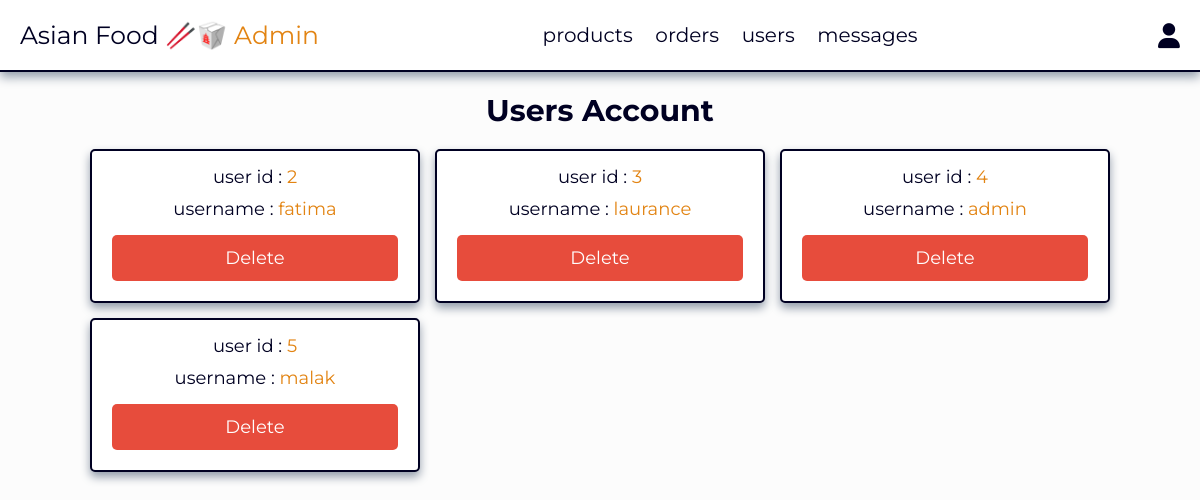
/admin/users_accounts.php (signed in), run on the app's committed database.
### tables this page shows
CREATE TABLE `users` (
  `id` int(100) NOT NULL,
  `name` varchar(20) NOT NULL,
  `email` varchar(50) NOT NULL,
  `number` varchar(10) NOT NULL,
  `password` varchar(50) NOT NULL,
  `address` varchar(500) NOT NULL
);

### admin/users_accounts.php (the view, shortened to what this page needs)
<?php
include '../components/connect.php';
?>
<!DOCTYPE html>
<html lang="en">
<head>
   <link rel="stylesheet" href="https://cdnjs.cloudflare.com/ajax/libs/font-awesome/6.1.1/css/all.min.css">
   <link rel="stylesheet" href="../css/admin_style.css">
</head>
<body>
<?php include '../components/admin_header.php' ?>
<section class="accounts">
   <h1 class="heading">users account</h1>
   <div class="box-container">
   <?php
      $select_account = $conn->prepare("SELECT * FROM `users`");
      $select_account->execute();
      if($select_account->rowCount() > 0){
         while($fetch_accounts = $select_account->fetch(PDO::FETCH_ASSOC)){
   ?>
   <div class="box">
      <p> user id : <span><?= $fetch_accounts['id']; ?></span> </p>
      <p> username : <span><?= $fetch_accounts['name']; ?></span> </p>
      <a href="users_accounts.php?delete=<?= $fetch_accounts['id']; ?>" class="delete-btn" onclick="return confirm('delete this account?');">delete</a>
   </div>
   <?php
      }
   }else{
      echo '<p class="empty">no accounts available</p>';
   }
   ?>
   </div>
</section>
</body>
</html>

### css/admin_style.css (style rules this page uses)
:root { --main-color:#e28413; --red:#e74c3c; --orange:#f39c12; --black:#000022; --white:#fff; --light-bg:rgba(252, 252, 252, 0.781); --light-color: #000022; --border:.2rem solid var(--black); --box-shadow:0 .5rem 1rem rgb(146, 156, 170); }
* { font-family: 'Montserrat', sans-serif; margin:0; padding:0; box-sizing: border-box; text-decoration: none; outline: none; border:none; }
html { font-size: 62.5%; overflow-x: hidden; }
body { background-color: var(--light-bg); }
section { max-width: 1200px; margin:0 auto; padding:2rem; }
.btn, .delete-btn, .option-btn { display: block; margin-top: 1rem; border-radius: .5rem; cursor: pointer; width: 100%; font-size: 1.8rem; color:var(--white); padding:1.2rem 3rem; text-transform: capitalize; text-align: center; }
.delete-btn { background-color: var(--red); }
.heading { text-align: center; margin-bottom: 2rem; text-transform: capitalize; color:var(--black); font-size: 3rem; }
.accounts .box-container { display: grid; grid-template-columns: repeat(auto-fit, 33rem); gap:1.5rem; justify-content: center; align-items: flex-start; }
.accounts .box-container .box { background-color: var(--white); border-radius: .5rem; box-shadow: var(--box-shadow); border:var(--border); padding:2rem; padding-top: 1rem; text-align: center; }
.accounts .box-container .box p { padding: .5rem 0; font-size: 1.8rem; color:var(--black); }
.accounts .box-container .box p span { color:var(--main-color); }

### data on the page
users: id "2", name "fatima"
users: id "3", name "laurance"
users: id "4", name "admin"
users: id "5", name "malak"
